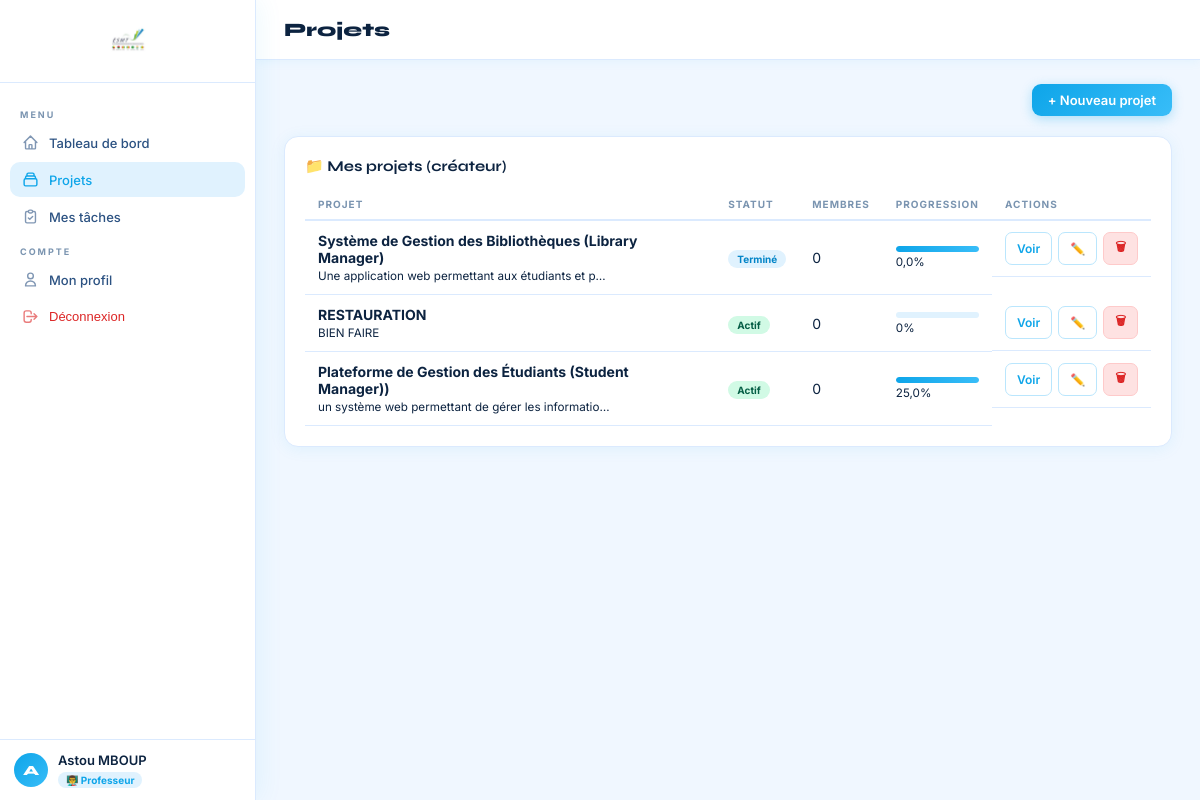
Before: /projects/ (signed in) with the older database file.
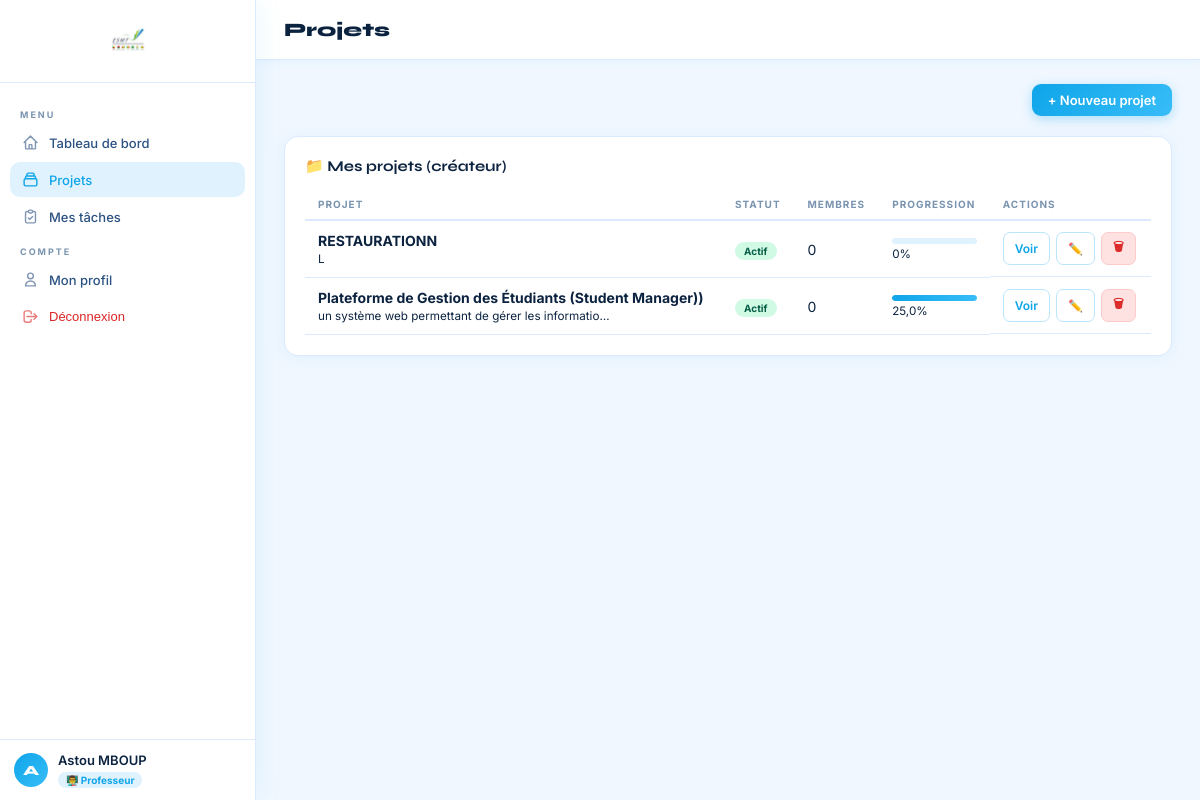
After: the same page with the newer database file.
### projects/models.py (models this page shows, shortened)
class Project(models.Model):
    STATUS_CHOICES = [
        ('actif', 'Actif'),
        ('en_pause', 'En pause'),
        ('termine', 'Terminé'),
        ('archive', 'Archivé'),
    ]
    name = models.CharField(max_length=200)
    description = models.TextField(blank=True)
    creator = models.ForeignKey(User, on_delete=models.CASCADE, related_name='created_projects')
    members = models.ManyToManyField(User, related_name='member_projects', blank=True)
    status = models.CharField(max_length=20, choices=STATUS_CHOICES, default='actif')
    start_date = models.DateField(null=True, blank=True)
    end_date = models.DateField(null=True, blank=True)
    created_at = models.DateTimeField(auto_now_add=True)
    updated_at = models.DateTimeField(auto_now=True)
    class Meta:
        ordering = ['-created_at']
    def get_completion_rate(self):
        total = self.tasks.count()
        if total == 0:
            return 0
        completed = self.tasks.filter(status='termine').count()
        return round((completed / total) * 100, 1)

### projects/views.py (the view)
# urls.py: path('', views.project_list_view, name='project-list'),
@login_required
def project_list_view(request):
    user = request.user
    created = Project.objects.filter(creator=user)
    member_of = Project.objects.filter(members=user)
    return render(request, 'projects/list.html', {'created': created, 'member_of': member_of})

### users/models.py (called while the page is built)
    @property
    def is_professeur(self):
        return self.role == self.ROLE_PROFESSEUR

### templates/projects/list.html (shortened to what this page needs)
{% extends 'base.html' %}
{% block page_title %}Projets{% endblock %}
{% block content %}
<div style="display:flex;justify-content:flex-end;margin-bottom:20px;">
  <a href="{% url 'project-create' %}" class="btn btn-primary">+ Nouveau projet</a>
</div>
{% if created %}
<div class="card">
  <div class="card-title">📁 Mes projets (créateur)</div>
  <table>
    <thead><tr><th>Projet</th><th>Statut</th><th>Membres</th><th>Progression</th><th>Actions</th></tr></thead>
    <tbody>
      {% for p in created %}
      <tr>
        <td><strong>{{ p.name }}</strong><br><small style="color:var(--text-muted);">{{ p.description|truncatechars:50 }}</small></td>
        <td>
          {% if p.status == 'actif' %}<span class="badge badge-success">Actif</span>
          {% elif p.status == 'termine' %}<span class="badge badge-info">Terminé</span>
          {% elif p.status == 'en_pause' %}<span class="badge badge-warning">En pause</span>
          {% else %}<span class="badge">{{ p.get_status_display }}</span>{% endif %}
        </td>
        <td>{{ p.members.count }}</td>
        <td>
          <div class="progress-bar"><div class="progress-fill" style="width:{{ p.get_completion_rate }}%;"></div></div>
          <small style="color:var(--text-muted);">{{ p.get_completion_rate }}%</small>
        </td>
        <td style="display:flex;gap:6px;">
          <a href="{% url 'project-detail' p.pk %}" class="btn btn-outline btn-sm">Voir</a>
          <a href="{% url 'project-edit' p.pk %}" class="btn btn-outline btn-sm">✏️</a>
          <a href="{% url 'project-delete' p.pk %}" class="btn btn-danger btn-sm">🗑</a>
        </td>
      </tr>
      {% endfor %}
    </tbody>
  </table>
</div>
{% endif %}
{% endblock %}

Changed rows visible on the page:
removed Project: name "Système de Gestion des Bibliothèques (Library Manager)", description "Une application web permettant aux étudiants et p…", status "Terminé", members.count "0", get_completion_rate "0,0"
changed Project: name "RESTAURATION" → "RESTAURATIONN"; description "BIEN FAIRE" → "L"
